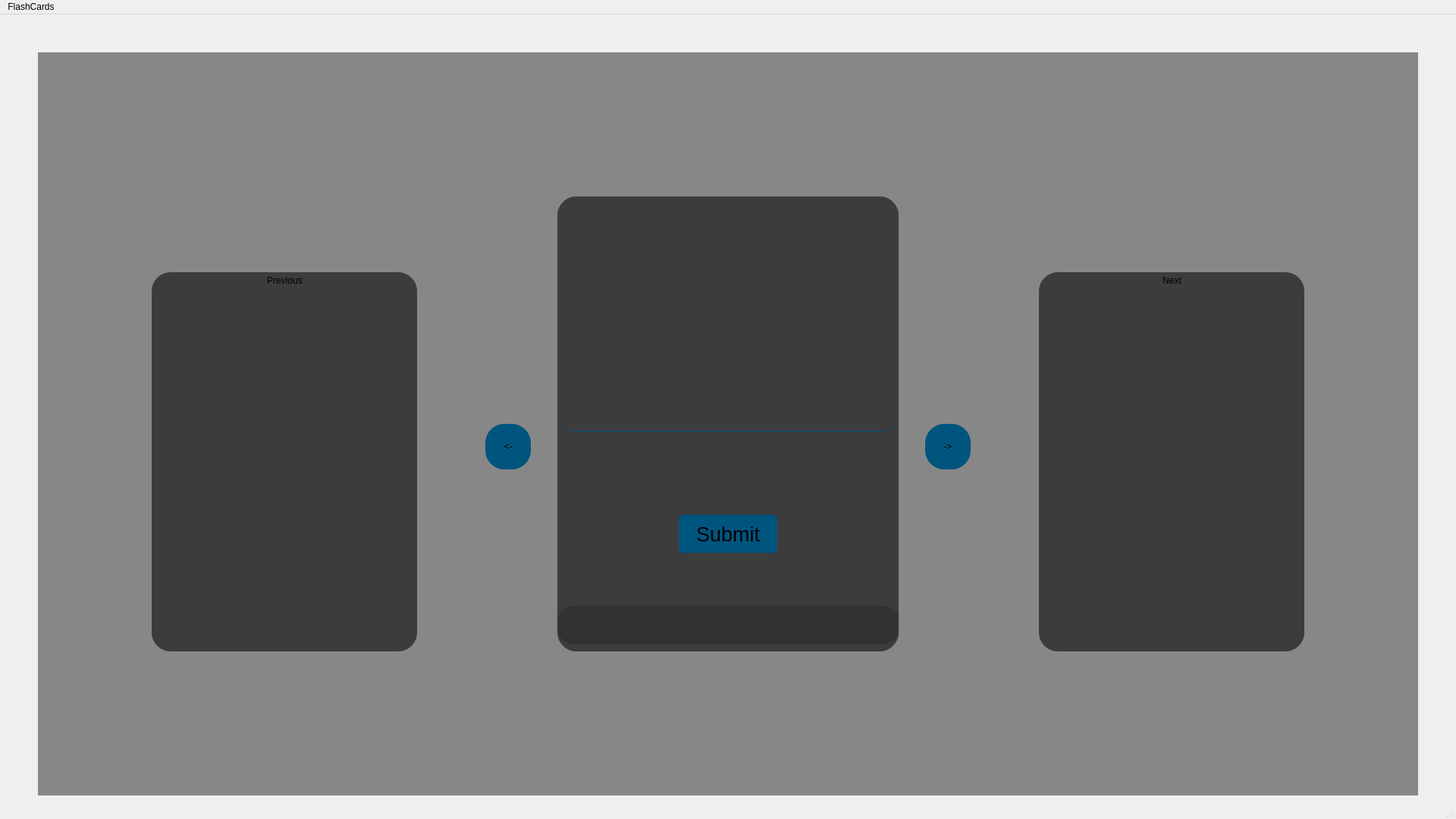
<?xml version="1.0" encoding="UTF-8"?>
<ui version="4.0">
 <class>FlashCardsMainWindow</class>
 <widget class="QMainWindow" name="FlashCardsMainWindow">
  <property name="geometry">
   <rect>
    <x>0</x>
    <y>0</y>
    <width>1920</width>
    <height>1080</height>
   </rect>
  </property>
  <property name="windowTitle">
   <string>FlashCardsMainWindow</string>
  </property>
  <widget class="QWidget" name="centralwidget">
   <widget class="QWidget" name="widget" native="true">
    <property name="geometry">
     <rect>
      <x>50</x>
      <y>50</y>
      <width>1820</width>
      <height>980</height>
     </rect>
    </property>
    <property name="styleSheet">
     <string notr="true">background-color: rgb(135, 135, 135);</string>
    </property>
    <widget class="QWidget" name="previous_card" native="true">
     <property name="geometry">
      <rect>
       <x>150</x>
       <y>290</y>
       <width>350</width>
       <height>500</height>
      </rect>
     </property>
     <property name="styleSheet">
      <string notr="true">background-color: rgb(60, 60, 60);

 border-radius: 25px;
</string>
     </property>
     <widget class="QLabel" name="label">
      <property name="geometry">
       <rect>
        <x>30</x>
        <y>0</y>
        <width>291</width>
        <height>21</height>
       </rect>
      </property>
      <property name="styleSheet">
       <string notr="true"/>
      </property>
      <property name="text">
       <string>Previous</string>
      </property>
      <property name="alignment">
       <set>Qt::AlignCenter</set>
      </property>
     </widget>
     <widget class="QLabel" name="previous_label">
      <property name="geometry">
       <rect>
        <x>0</x>
        <y>30</y>
        <width>350</width>
        <height>120</height>
       </rect>
      </property>
      <property name="font">
       <font>
        <pointsize>20</pointsize>
       </font>
      </property>
      <property name="text">
       <string/>
      </property>
      <property name="alignment">
       <set>Qt::AlignCenter</set>
      </property>
     </widget>
    </widget>
    <widget class="QWidget" name="actual_card" native="true">
     <property name="geometry">
      <rect>
       <x>685</x>
       <y>190</y>
       <width>450</width>
       <height>600</height>
      </rect>
     </property>
     <property name="styleSheet">
      <string notr="true">background-color: rgb(60, 60, 60);
border-radius: 25px;</string>
     </property>
     <widget class="QPushButton" name="Submit">
      <property name="geometry">
       <rect>
        <x>160</x>
        <y>420</y>
        <width>130</width>
        <height>50</height>
       </rect>
      </property>
      <property name="font">
       <font>
        <pointsize>20</pointsize>
       </font>
      </property>
      <property name="styleSheet">
       <string notr="true">background-color: rgb(0, 85, 127);
border-radius: 5px;</string>
      </property>
      <property name="text">
       <string>Submit</string>
      </property>
     </widget>
     <widget class="QLabel" name="actual_label">
      <property name="geometry">
       <rect>
        <x>0</x>
        <y>50</y>
        <width>450</width>
        <height>141</height>
       </rect>
      </property>
      <property name="font">
       <font>
        <pointsize>25</pointsize>
       </font>
      </property>
      <property name="text">
       <string/>
      </property>
      <property name="alignment">
       <set>Qt::AlignCenter</set>
      </property>
     </widget>
     <widget class="QLineEdit" name="actual_lineEdit">
      <property name="geometry">
       <rect>
        <x>0</x>
        <y>220</y>
        <width>450</width>
        <height>90</height>
       </rect>
      </property>
      <property name="font">
       <font>
        <pointsize>20</pointsize>
       </font>
      </property>
      <property name="styleSheet">
       <string notr="true">border-bottom: 1px solid;
border-color: rgb(0, 85, 127);</string>
      </property>
      <property name="text">
       <string/>
      </property>
      <property name="alignment">
       <set>Qt::AlignCenter</set>
      </property>
     </widget>
     <widget class="QLabel" name="actual_count">
      <property name="geometry">
       <rect>
        <x>200</x>
        <y>490</y>
        <width>50</width>
        <height>50</height>
       </rect>
      </property>
      <property name="font">
       <font>
        <pointsize>20</pointsize>
       </font>
      </property>
      <property name="text">
       <string/>
      </property>
      <property name="alignment">
       <set>Qt::AlignCenter</set>
      </property>
     </widget>
     <widget class="QWidget" name="traffic_light" native="true">
      <property name="geometry">
       <rect>
        <x>0</x>
        <y>540</y>
        <width>451</width>
        <height>50</height>
       </rect>
      </property>
      <property name="styleSheet">
       <string notr="true">background-color: rgb(50, 50, 50);
border-radius: 20px;</string>
      </property>
     </widget>
     <widget class="QLabel" name="correctAnsware">
      <property name="geometry">
       <rect>
        <x>0</x>
        <y>340</y>
        <width>450</width>
        <height>41</height>
       </rect>
      </property>
      <property name="font">
       <font>
        <pointsize>20</pointsize>
       </font>
      </property>
      <property name="text">
       <string/>
      </property>
      <property name="alignment">
       <set>Qt::AlignCenter</set>
      </property>
     </widget>
    </widget>
    <widget class="QWidget" name="next_card" native="true">
     <property name="geometry">
      <rect>
       <x>1320</x>
       <y>290</y>
       <width>350</width>
       <height>500</height>
      </rect>
     </property>
     <property name="styleSheet">
      <string notr="true">background-color: rgb(60, 60, 60);
border-radius: 25px;</string>
     </property>
     <widget class="QLabel" name="label_2">
      <property name="geometry">
       <rect>
        <x>30</x>
        <y>0</y>
        <width>291</width>
        <height>21</height>
       </rect>
      </property>
      <property name="text">
       <string>Next</string>
      </property>
      <property name="alignment">
       <set>Qt::AlignCenter</set>
      </property>
     </widget>
     <widget class="QLabel" name="next_label">
      <property name="geometry">
       <rect>
        <x>0</x>
        <y>30</y>
        <width>350</width>
        <height>120</height>
       </rect>
      </property>
      <property name="font">
       <font>
        <pointsize>20</pointsize>
       </font>
      </property>
      <property name="text">
       <string/>
      </property>
      <property name="alignment">
       <set>Qt::AlignCenter</set>
      </property>
     </widget>
    </widget>
    <widget class="QToolButton" name="previousCardButton">
     <property name="geometry">
      <rect>
       <x>590</x>
       <y>490</y>
       <width>60</width>
       <height>60</height>
      </rect>
     </property>
     <property name="sizePolicy">
      <sizepolicy hsizetype="Fixed" vsizetype="Fixed">
       <horstretch>0</horstretch>
       <verstretch>0</verstretch>
      </sizepolicy>
     </property>
     <property name="styleSheet">
      <string notr="true">border-radius: 25px;
background-color: rgb(0, 85, 127);</string>
     </property>
     <property name="text">
      <string>&lt;-</string>
     </property>
    </widget>
    <widget class="QToolButton" name="nextCardButton">
     <property name="geometry">
      <rect>
       <x>1170</x>
       <y>490</y>
       <width>60</width>
       <height>60</height>
      </rect>
     </property>
     <property name="styleSheet">
      <string notr="true">border-radius: 25px;
background-color: rgb(0, 85, 127);</string>
     </property>
     <property name="text">
      <string>-&gt;</string>
     </property>
    </widget>
   </widget>
  </widget>
  <widget class="QMenuBar" name="menubar">
   <property name="geometry">
    <rect>
     <x>0</x>
     <y>0</y>
     <width>1920</width>
     <height>17</height>
    </rect>
   </property>
   <widget class="QMenu" name="menuFlashCards">
    <property name="title">
     <string>FlashCards</string>
    </property>
    <addaction name="actionImport_Cards"/>
    <addaction name="actionNew_Card"/>
    <addaction name="actionConnect_to_database"/>
   </widget>
   <addaction name="menuFlashCards"/>
  </widget>
  <widget class="QStatusBar" name="statusbar"/>
  <action name="actionImport_Cards">
   <property name="text">
    <string>Import Cards</string>
   </property>
  </action>
  <action name="actionNew_Card">
   <property name="text">
    <string>New Card</string>
   </property>
  </action>
  <action name="actionConnect_to_database">
   <property name="text">
    <string>Connect to database</string>
   </property>
  </action>
 </widget>
 <resources/>
 <connections/>
</ui>
